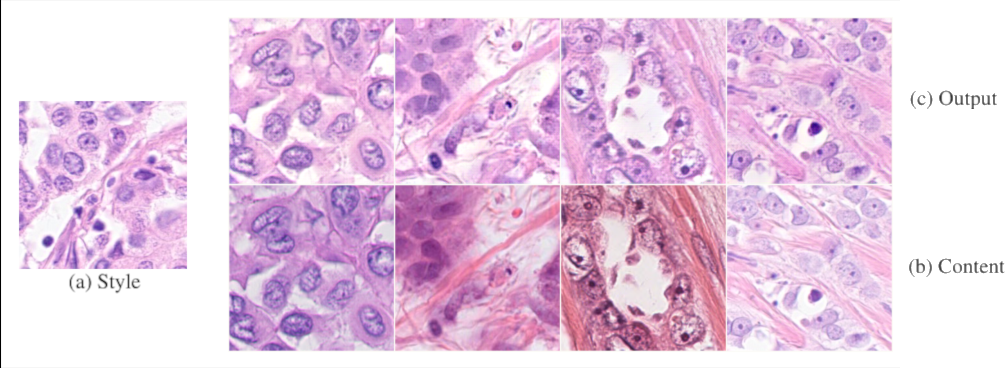
#> input picture assets/samples.png, 1008 x 368 px
$ python stain_normalization.py --input ../assets --output out
#> lines starting #> are read from the running program, lines starting #| are printed output that depends on the picture
#> further down, img is the input picture: shape (368, 1008, 3); mean R, G, B 229.8, 200.8, 226.5
# Modified from https://github.com/schaugf/HEnorm_python

import argparse
import numpy as np
from PIL import Image
from pathlib import Path
import os


def normalizeStaining(img, saveFile=None, Io=240, alpha=1, beta=0.15):
    """Normalize staining appearence of H&E stained images

    Example use:
        see test.py

    Input:
        I: RGB input image
        Io: (optional) transmitted light intensity

    Output:
        Inorm: normalized image
        H: hematoxylin image
        E: eosin image

    Reference:
        A method for normalizing histology slides for quantitative analysis. M.
        Macenko et al., ISBI 2009
    """
#> called with saveFile = 'out/samples.png', Io = 240, alpha = 1, beta = 0.15

    HERef = np.array([[0.5626, 0.2159], [0.7201, 0.8012], [0.4062, 0.5581]])

    maxCRef = np.array([1.9705, 1.0308])

    # define height and width of image
    h, w, c = img.shape
#> h = 368; w = 1008; c = 3

    # reshape image
    img = img.reshape((-1, c))

    # calculate optical density
    OD = -np.log((img.astype(float) + 1) / Io)

    # remove transparent pixels
    ODhat = OD[~np.any(OD < beta, axis=1)]

    # compute eigenvectors
    eigvals, eigvecs = np.linalg.eigh(np.cov(ODhat.T))
#> eigvals = [0.0132, 0.0152, 0.595]; eigvecs = [[-0.715, 0.401, -0.573], [0.00918, -0.813, -0.582], [0.699, 0.421, -0.578]]

    # eigvecs *= -1

    # project on the plane spanned by the eigenvectors corresponding to the two
    # largest eigenvalues
    That = ODhat.dot(eigvecs[:, 1:3])
#> That = 54454 pairs, first value -2.15 to 0.0484, second value -9.49 to -0.265

    phi = np.arctan2(That[:, 1], That[:, 0])

    minPhi = np.percentile(phi, alpha)
#> minPhi = -2.12
    maxPhi = np.percentile(phi, 100 - alpha)
#> maxPhi = -1.57

    vMin = eigvecs[:, 1:3].dot(np.array([(np.cos(minPhi), np.sin(minPhi))]).T)
#> vMin = [0.278, 0.921, 0.272]
    vMax = eigvecs[:, 1:3].dot(np.array([(np.cos(maxPhi), np.sin(maxPhi))]).T)
#> vMax = [0.575, 0.577, 0.58]

    # a heuristic to make the vector corresponding to hematoxylin first and the
    # one corresponding to eosin second
    if vMin[0] > vMax[0]:
        HE = np.array((vMin[:, 0], vMax[:, 0])).T
    else:
        HE = np.array((vMax[:, 0], vMin[:, 0])).T
#> HE = [[0.575, 0.278], [0.577, 0.921], [0.58, 0.272]]

    # rows correspond to channels (RGB), columns to OD values
    Y = np.reshape(OD, (-1, 3)).T

    # determine concentrations of the individual stains
    C = np.linalg.lstsq(HE, Y, rcond=None)[0]

    # normalize stain concentrations
    maxC = np.array([np.percentile(C[0, :], 99), np.percentile(C[1, :], 99)])
#> maxC = [0.654, 0.957]
    tmp = np.divide(maxC, maxCRef)
#> tmp = [0.332, 0.929]
    C2 = np.divide(C, tmp[:, np.newaxis])

    # recreate the image using reference mixing matrix
    Inorm = np.multiply(Io, np.exp(-HERef.dot(C2)))
    Inorm[Inorm > 255] = 254
    Inorm = np.reshape(Inorm.T, (h, w, c)).astype(np.uint8)
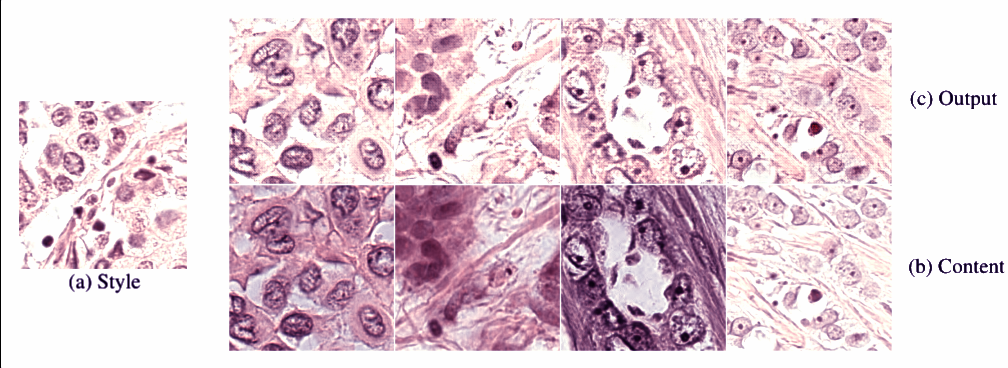
#> Inorm: shape (368, 1008, 3); mean of channels 0, 1, 2 225.7, 204.1, 213.5; drawn as R, G, B

    # # unmix hematoxylin and eosin
    # H = np.multiply(Io, np.exp(np.expand_dims(-HERef[:,0], axis=1).dot(np.expand_dims(C2[0,:], axis=0))))
    # H[H>255] = 254
    # H = np.reshape(H.T, (h, w, 4)).astype(np.uint8)
    #
    # E = np.multiply(Io, np.exp(np.expand_dims(-HERef[:,1], axis=1).dot(np.expand_dims(C2[1,:], axis=0))))
    # E[E>255] = 254
    # E = np.reshape(E.T, (h, w, 4)).astype(np.uint8)

    if saveFile is not None:
        Image.fromarray(Inorm).save(saveFile + ".png")
        # Image.fromarray(H).save(saveFile+'_H.png')
        # Image.fromarray(E).save(saveFile+'_E.png')

    return (Inorm,)  # H, E


if __name__ == "__main__":

    parser = argparse.ArgumentParser()
    parser.add_argument(
        "-i", "--input", type=Path, required=True, help="Input directory"
    )
    parser.add_argument(
        "-o", "--output", type=Path, required=True, help="Output directory"
    )
    parser.add_argument("--Io", type=int, default=240)
    parser.add_argument("--alpha", type=float, default=1)
    parser.add_argument("--beta", type=float, default=0.15)
    args = parser.parse_args()

    # Create output directory
    if not os.path.exists(args.output):
        os.makedirs(args.output)

    # Normalize each image in input directory
    files = os.listdir(args.input)
    for file in files:
        input_path = os.path.join(args.input, file)
        output_path = os.path.join(args.output, file)
        img = np.array(Image.open(input_path).convert("RGB"))

        print(f"Processing {input_path}...")
        normalizeStaining(
            img=img, saveFile=output_path, Io=args.Io, alpha=args.alpha, beta=args.beta
        )
#> pass 2 of the loop `for file in files:`:
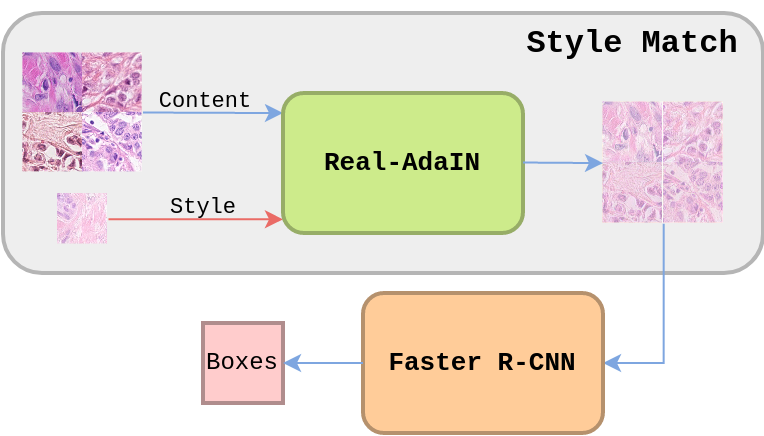
#> input picture assets/style-match.png, 764 x 436 px
#> img: shape (436, 764, 3)
#> eigvals = [0.0113, 0.0376, 8.62]; eigvecs = [[-0.806, -0.0889, -0.585], [0.489, -0.656, -0.574], [0.333, 0.749, -0.572]]
#> That = 24756 pairs, first value -1.19 to 0.449, second value -9.49 to -0.265
#> minPhi = -2.04
#> maxPhi = -1.19
#> vMin = [0.562, 0.809, 0.171]
#> vMax = [0.51, 0.287, 0.811]
#> in normalizeStaining (call 2), `HE = np.array((vMin[:, 0], vMax[:, 0])).T`: HE = [[0.562, 0.51], [0.809, 0.287], [0.171, 0.811]]
#> maxC = [2.56, 3.33]
#> tmp = [1.3, 3.23]
#> in normalizeStaining (call 2), `Inorm = np.reshape(Inorm.T, (h, w, c)).astype(np.uint8)`:
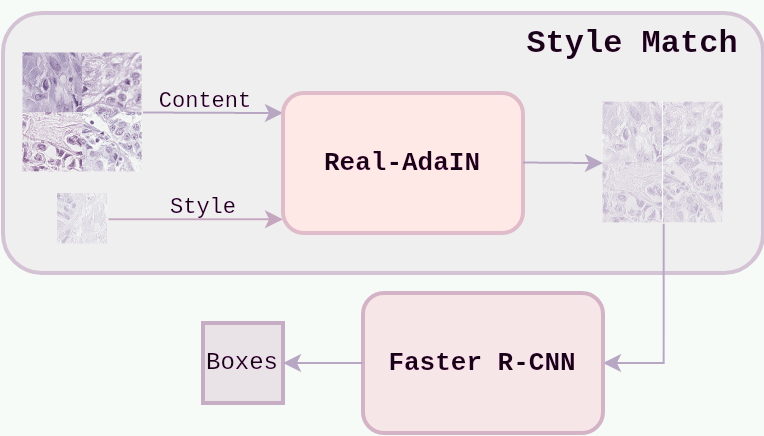
#> Inorm: shape (436, 764, 3); mean of channels 0, 1, 2 236.3, 231.9, 233.3; drawn as R, G, B
